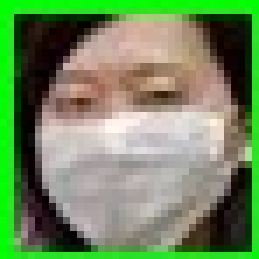
#> input picture temp_data/mask/11face.jpg, 37 x 37 px (shown 7 times larger); its folder holds only this picture in this run
$ python build_data.py
#> lines starting #> are read from the running program, lines starting #| are printed output that depends on the picture
import pandas as pd
import cv2
import os


from sklearn.utils import shuffle

# temp_data/mask
# 231.04761904761904 231.04761904761904
# temp_data/no_mask
# 228.82738095238096 228.82738095238096

path = "temp_data/"
folder_list = os.listdir(path)
df = pd.DataFrame(columns = ['filename', 'label'])


for i in range(len(folder_list)):

  if folder_list[i] != '.DS_Store':
    sub_fol_list = os.listdir(path+folder_list[i])
    print(path + folder_list[i])

    for images in sub_fol_list:
      img_path = path + folder_list[i] + "/" + images
      img = cv2.imread(img_path,0)
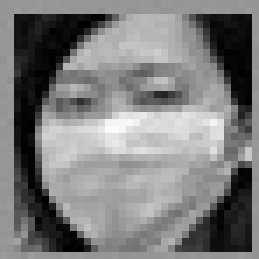
#> img: shape (37, 37) (shown 7 times larger); min 0, max 252, mean 124.8
      resize_img = cv2.resize(img, (222,222))
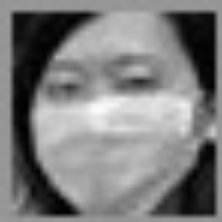
#> resize_img: shape (222, 222); min 0, max 251, mean 124.6

      if folder_list[i] == 'mask':
        img_name = "m" + images
#> (the run stopped early here; a loop or call above may not have finished)

$ run again, on temp_data/no_mask/100_face.jpg
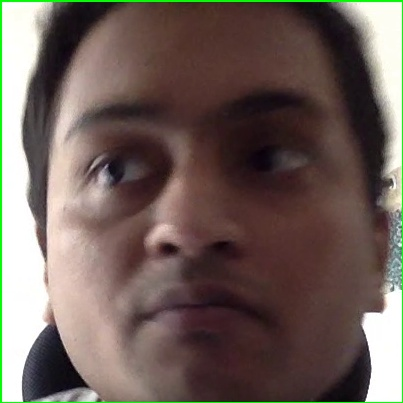
#> input picture temp_data/no_mask/100_face.jpg, 403 x 403 px
#> `img = cv2.imread(img_path,0)`:
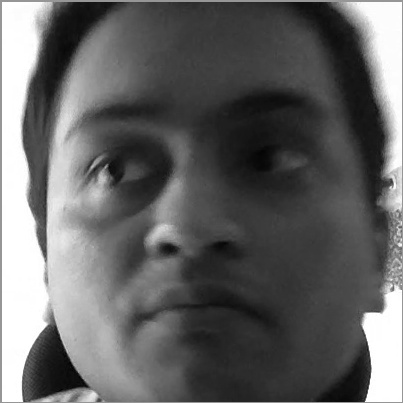
#> img: shape (403, 403); min 1, max 255, mean 100

$ run again, on temp_data/mask/140_face.jpg
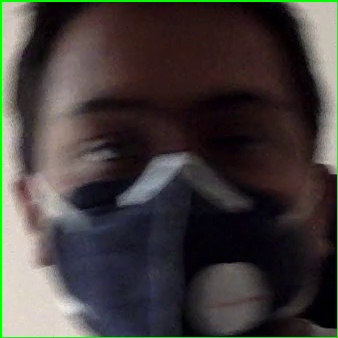
#> input picture temp_data/mask/140_face.jpg, 338 x 338 px
#> `img = cv2.imread(img_path,0)`:
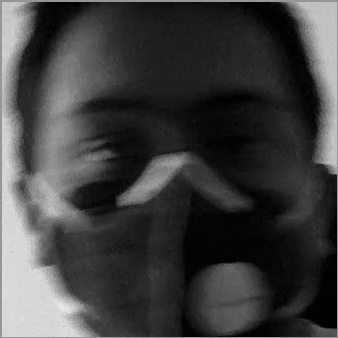
#> img: shape (338, 338); min 0, max 237, mean 63.2
